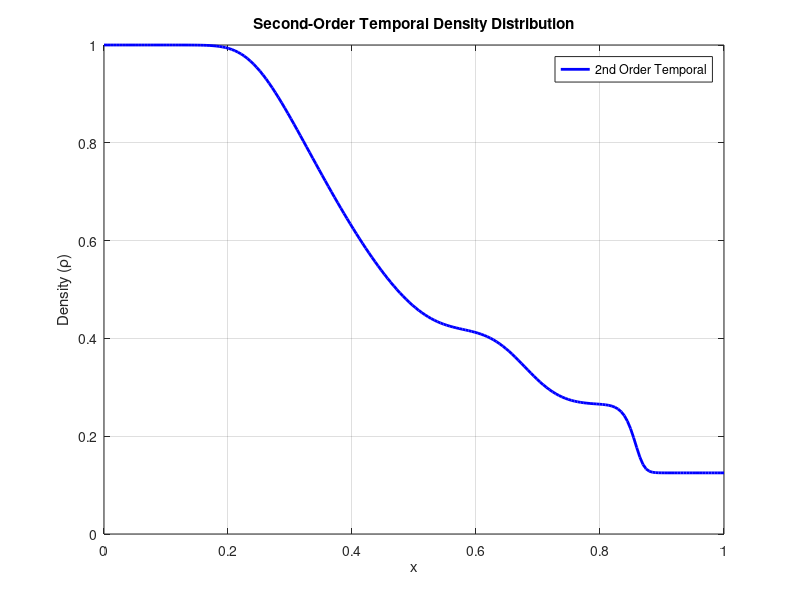

This figure's MATLAB source: (Note: this script raises an error after producing the figure.)
function second_order_temporal_solution()
    % Second-order temporal method using Heun's method
    
    % Initial conditions
    rho_L = 1.0; u_L = 0.0; p_L = 1.0;
    rho_R = 0.125; u_R = 0.0; p_R = 0.1;
    gamma = 1.4;
    
    % Domain and time
    N = 200;
    x = linspace(0, 1, N);
    dx = x(2) - x(1);
    t_final = 0.2;
    CFL = 0.5;
    
    % Initialize solution
    W = zeros(3, N);
    for i = 1:N
        if x(i) < 0.5
            W(1,i) = rho_L;
            W(2,i) = rho_L * u_L;
            W(3,i) = p_L/(gamma-1) + 0.5*rho_L*u_L^2;
        else
            W(1,i) = rho_R;
            W(2,i) = rho_R * u_R;
            W(3,i) = p_R/(gamma-1) + 0.5*rho_R*u_R^2;
        end
    end
    
    % Time stepping with Heun's method
    t = 0;
    while t < t_final
        % Calculate time step
        max_speed = 0;
        for i = 1:N
            rho = W(1,i);
            u = W(2,i)/rho;
            E = W(3,i);
            p = (gamma-1)*(E - 0.5*rho*u^2);
            c = sqrt(gamma*p/rho);
            max_speed = max(max_speed, abs(u) + c);
        end
        dt = CFL * dx / max_speed;
        if t + dt > t_final
            dt = t_final - t;
        end
        
        % Step 1: Calculate K1 (initial slope)
        K1 = calculate_rhs(W, dx, gamma);
        
        % Step 2: Predictor step
        W_star = W + dt * K1;
        
        % Apply boundary conditions to predictor
        W_star(:,1) = W_star(:,2);
        W_star(:,N) = W_star(:,N-1);
        
        % Step 3: Calculate K2 (slope at predicted point)
        K2 = calculate_rhs(W_star, dx, gamma);
        
        % Step 4: Corrector step (Heun's method)
        W_new = W + (dt/2) * (K1 + K2);
        
        % Boundary conditions
        W_new(:,1) = W_new(:,2);
        W_new(:,N) = W_new(:,N-1);
        
        W = W_new;
        t = t + dt;
    end
    
    % Extract primitive variables
    rho = W(1,:);
    u = W(2,:) ./ W(1,:);
    E = W(3,:);
    p = (gamma-1)*(E - 0.5*W(1,:).*u.^2);
    
    % Save individual plots as TikZ
    % Density plot
    figure('Position', [100, 100, 400, 300]);
    set(gcf, 'Color', 'white');
    plot(x, rho, 'b-', 'LineWidth', 2);
    xlabel('x');
    ylabel('Density (\rho)');
    title('Second-Order Temporal Density Distribution');
    legend('2nd Order Temporal', 'Location', 'best');
    grid on;
    matlab2tikz('../report/figure/density_temporal2.tex');
    
    % Velocity plot
    figure('Position', [100, 100, 400, 300]);
    set(gcf, 'Color', 'white');
    plot(x, u, 'r-', 'LineWidth', 2);
    xlabel('x');
    ylabel('Velocity (u)');
    title('Second-Order Temporal Velocity Distribution');
    legend('2nd Order Temporal', 'Location', 'best');
    grid on;
    matlab2tikz('../report/figure/velocity_temporal2.tex');
    
    % Pressure plot
    figure('Position', [100, 100, 400, 300]);
    set(gcf, 'Color', 'white');
    plot(x, p, 'g-', 'LineWidth', 2);
    xlabel('x');
    ylabel('Pressure (p)');
    title('Second-Order Temporal Pressure Distribution');
    legend('2nd Order Temporal', 'Location', 'best');
    grid on;
    matlab2tikz('../report/figure/pressure_temporal2.tex');
end

function rhs = calculate_rhs(W, dx, gamma)
    % Calculate right-hand side for ODE system using Local Lax-Friedrichs
    N = size(W, 2);
    rhs = zeros(3, N);
    
    for i = 2:N-1
        % Calculate fluxes
        F_im1 = euler_flux(W(:,i-1), gamma);
        F_i = euler_flux(W(:,i), gamma);
        F_ip1 = euler_flux(W(:,i+1), gamma);
        
        % Local wave speeds
        alpha_left = max(wave_speed(W(:,i-1), gamma), wave_speed(W(:,i), gamma));
        alpha_right = max(wave_speed(W(:,i), gamma), wave_speed(W(:,i+1), gamma));
        
        % LLF fluxes
        F_left = 0.5*(F_im1 + F_i) - 0.5*alpha_left*(W(:,i) - W(:,i-1));
        F_right = 0.5*(F_i + F_ip1) - 0.5*alpha_right*(W(:,i+1) - W(:,i));
        
        % RHS calculation
        rhs(:,i) = -(F_right - F_left) / dx;
    end
end

function F = euler_flux(W, gamma)
    rho = W(1);
    u = W(2)/rho;
    E = W(3);
    p = (gamma-1)*(E - 0.5*rho*u^2);
    
    F = [rho*u; rho*u^2 + p; u*(E + p)];
end

function alpha = wave_speed(W, gamma)
    rho = W(1);
    u = W(2)/rho;
    E = W(3);
    p = (gamma-1)*(E - 0.5*rho*u^2);
    c = sqrt(gamma*p/rho);
    alpha = abs(u) + c;
end
